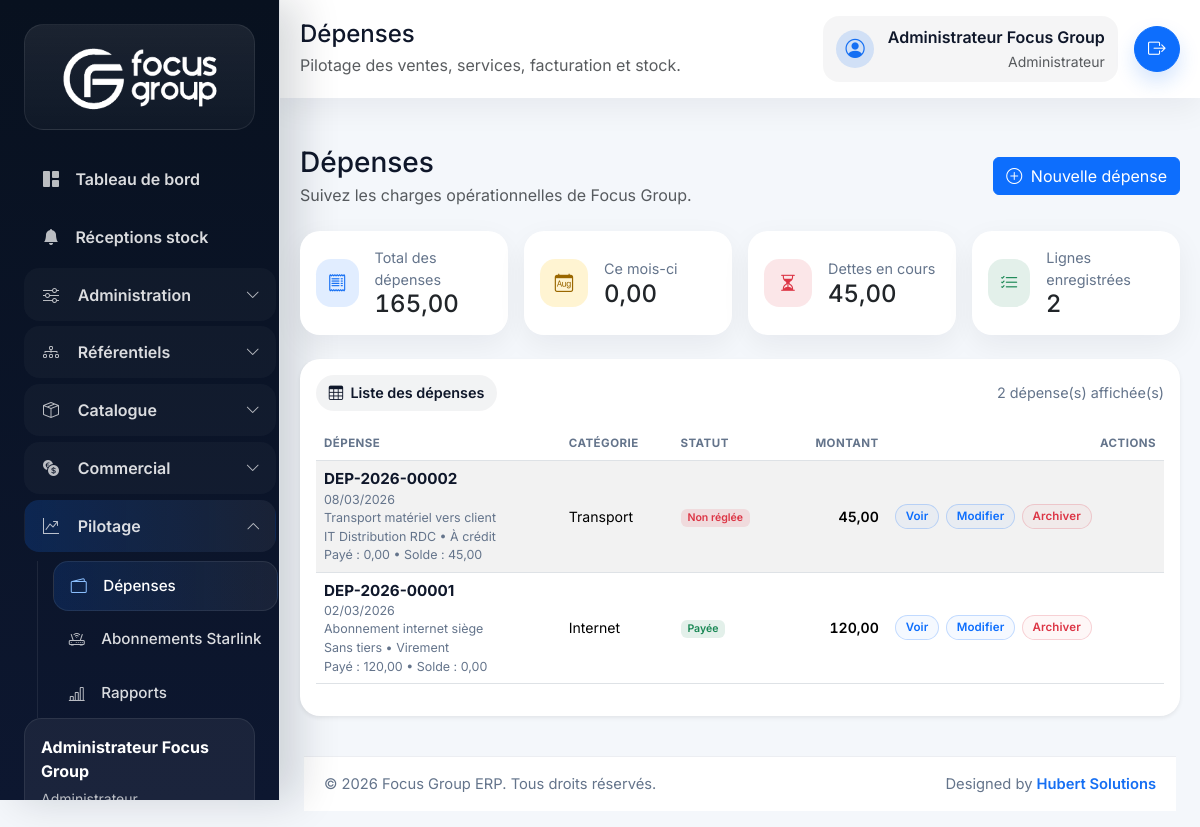
/index.php/expenses (signed in), run on the app's committed database.
### tables this page shows
CREATE TABLE expenses (
    id BIGINT UNSIGNED AUTO_INCREMENT PRIMARY KEY,
    expense_category_id BIGINT UNSIGNED NOT NULL,
    supplier_id BIGINT UNSIGNED NULL,
    expense_number VARCHAR(30) NOT NULL UNIQUE,
    expense_date DATE NOT NULL,
    description VARCHAR(255) NOT NULL,
    amount DECIMAL(18,2) NOT NULL,
    payment_method ENUM('cash', 'mobile_money', 'bank_transfer', 'card', 'cheque', 'other', 'credit') NOT NULL DEFAULT 'cash',
    payment_status ENUM('unpaid', 'partial_paid', 'paid') NOT NULL DEFAULT 'paid',
    amount_paid DECIMAL(18,2) NOT NULL DEFAULT 0,
    balance_due DECIMAL(18,2) NOT NULL DEFAULT 0,
    settled_at DATETIME NULL,
    created_by BIGINT UNSIGNED NOT NULL,
    deleted_at DATETIME NULL,
    created_at DATETIME NOT NULL DEFAULT CURRENT_TIMESTAMP,
    updated_at DATETIME NOT NULL DEFAULT CURRENT_TIMESTAMP ON UPDATE CURRENT_TIMESTAMP,
    CONSTRAINT fk_expenses_category FOREIGN KEY (expense_category_id) REFERENCES expense_categories(id),
    CONSTRAINT fk_expenses_supplier FOREIGN KEY (supplier_id) REFERENCES suppliers(id),
    CONSTRAINT fk_expenses_user FOREIGN KEY (created_by) REFERENCES users(id)
);

CREATE TABLE suppliers (
    id BIGINT UNSIGNED AUTO_INCREMENT PRIMARY KEY,
    supplier_code VARCHAR(30) NOT NULL UNIQUE,
    company_name VARCHAR(150) NOT NULL,
    contact_name VARCHAR(150) NULL,
    phone VARCHAR(30) NULL,
    email VARCHAR(150) NULL,
    address TEXT NULL,
    city VARCHAR(100) NULL,
    notes TEXT NULL,
    is_active TINYINT(1) NOT NULL DEFAULT 1,
    deleted_at DATETIME NULL,
    created_at DATETIME NOT NULL DEFAULT CURRENT_TIMESTAMP,
    updated_at DATETIME NOT NULL DEFAULT CURRENT_TIMESTAMP ON UPDATE CURRENT_TIMESTAMP
);

CREATE TABLE expense_categories (
    id BIGINT UNSIGNED AUTO_INCREMENT PRIMARY KEY,
    name VARCHAR(120) NOT NULL UNIQUE,
    description VARCHAR(255) NULL,
    created_at DATETIME NOT NULL DEFAULT CURRENT_TIMESTAMP
);

### app/Views/expenses/index.php (the view, shortened to what the rows shown need)
<div class="page-hero">
    <div>
        <h1 class="h3 mb-1">Dépenses</h1>
    </div>
</div>
<div class="card border-0 shadow-sm">
    <div class="card-body">
        <div class="table-responsive">
            <table class="table table-hover table-striped align-middle">
                <thead>
                    <tr>
                        <th>Dépense</th>
                        <th data-mobile-hidden="true">Catégorie</th>
                        <th data-mobile-hidden="true">Statut</th>
                        <th class="text-end">Montant</th>
                        <th class="text-end">Actions</th>
                    </tr>
                </thead>
                <tbody>
                    <?php if ($expenses === []): ?>
                        <tr>
                            <td colspan="5" class="p-0">
                                <div class="empty-state">
                                    <i class="bi bi-wallet2"></i>
                                    <div class="fw-semibold mb-1">Aucune dépense enregistrée</div>
                                    <p class="mb-3">Commencez par créer une première dépense pour alimenter vos rapports.</p>
                                    <a href="<?= e(url('/expenses/create')) ?>" class="btn btn-primary btn-sm">Créer une dépense</a>
                                </div>
                            </td>
                        </tr>
                    <?php else: ?>
                        <?php foreach ($expenses as $expense): ?>
                            <tr>
                                <td>
                                    <div class="table-cell-stack">
                                        <div class="table-cell-main"><?= e($expense['expense_number']) ?></div>
                                        <div class="table-cell-meta"><?= e(date('d/m/Y', strtotime($expense['expense_date']))) ?></div>
                                        <div class="table-cell-meta"><?= e($expense['description']) ?></div>
                                        <div class="table-cell-meta"><?= e($expense['supplier_name'] ?? 'Sans tiers') ?> • <?= e(payment_method_label($expense['payment_method'])) ?></div>
                                        <div class="table-cell-meta">Payé : <?= e(number_format((float) ($expense['amount_paid'] ?? 0), 2, ',', ' ')) ?> • Solde : <?= e(number_format((float) ($expense['balance_due'] ?? 0), 2, ',', ' ')) ?></div>
                                    </div>
                                </td>
                                <td><?= e($expense['category_name']) ?></td>
                                <td><span class="badge <?= e(status_badge_class($expense['payment_status'] ?? 'paid')) ?>"><?= e(status_label($expense['payment_status'] ?? 'paid')) ?></span></td>
                                <td class="text-end fw-semibold text-amount"><?= e(number_format((float) $expense['amount'], 2, ',', ' ')) ?></td>
                                <td>
                                    <div class="table-actions">
                                        <a href="<?= e(url('/expenses/show?id=' . (int) $expense['id'])) ?>" class="btn btn-sm btn-outline-primary table-action-btn">Voir</a>
                                        <a href="<?= e(url('/expenses/edit?id=' . (int) $expense['id'])) ?>" class="btn btn-sm btn-outline-primary table-action-btn">Modifier</a>
                                        <?php if (user_is_admin()): ?>
                                            <form action="<?= e(url('/expenses/delete')) ?>" method="POST" onsubmit="return confirm('Archiver cette dépense ?');">
                                                <button type="submit" class="btn btn-sm btn-outline-danger table-action-btn">Archiver</button>
                                            </form>
                                        <?php endif; ?>
                                    </div>
                                </td>
                            </tr>
                        <?php endforeach; ?>
                    <?php endif; ?>
                </tbody>
            </table>
        </div>
    </div>
</div>

### data on the page
expenses: expense_number "DEP-2026-00002", expense_date "08/03/2026", description "Transport matériel vers client", supplier.company_name "IT Distribution RDC", payment_method "À crédit", amount_paid "0,00", balance_due "45,00", expense_category.name "Transport", payment_status "Non réglée", amount "45,00"
expenses: expense_number "DEP-2026-00001", expense_date "02/03/2026", description "Abonnement internet siège", supplier_name "Sans tiers", payment_method "Virement", amount_paid "120,00", balance_due "0,00", expense_category.name "Internet", payment_status "Payée", amount "120,00"

### other printed values
$currentUser['full_name'] "Administrateur Focus Group"
$pageTitle "Dépenses"
app_scope_description() "Pilotage des ventes, services, facturation et stock."
$currentUser['role_name'] "Administrateur"
$totalExpenses "165,00"
$monthlyExpenses "0,00"
$outstandingExpenses "45,00"
$expenseCount "2"
config('app.name') "Focus Group ERP"
